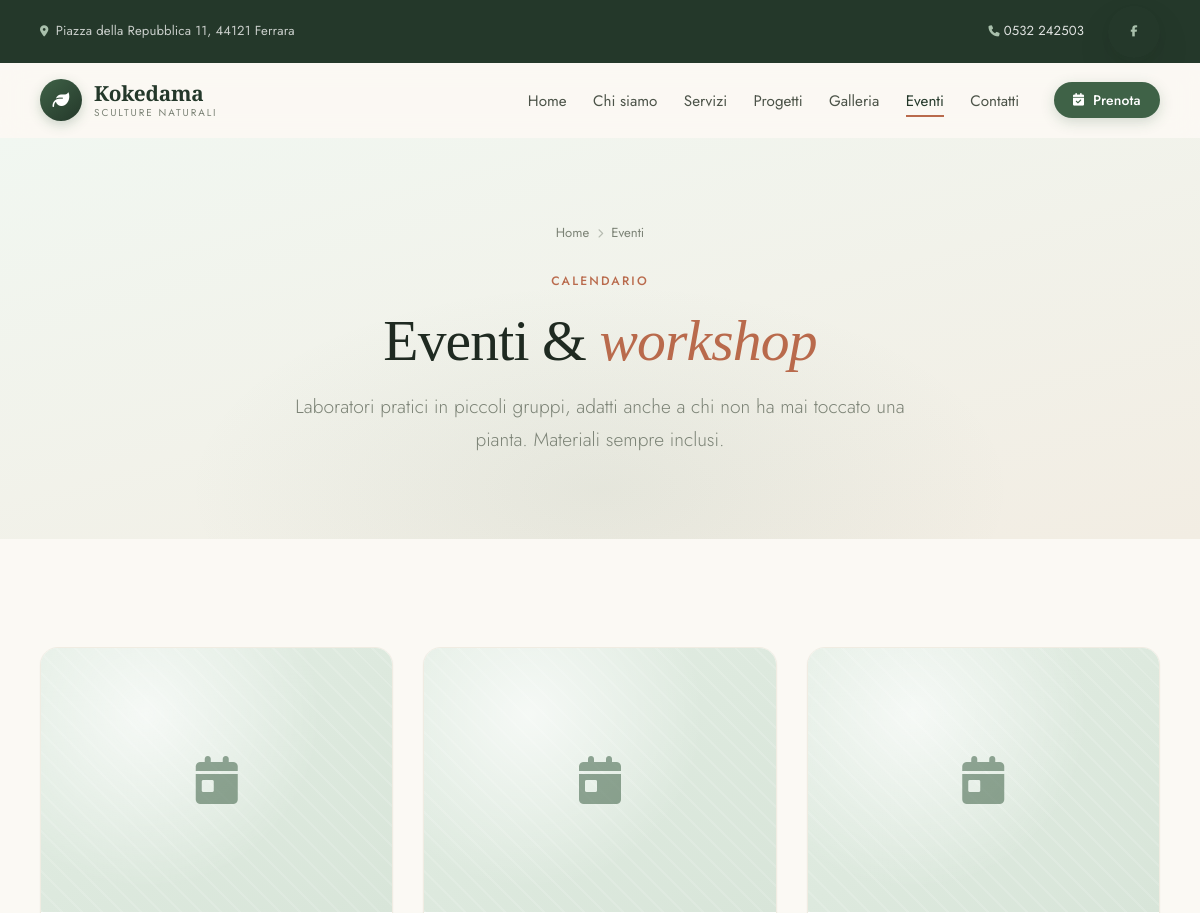
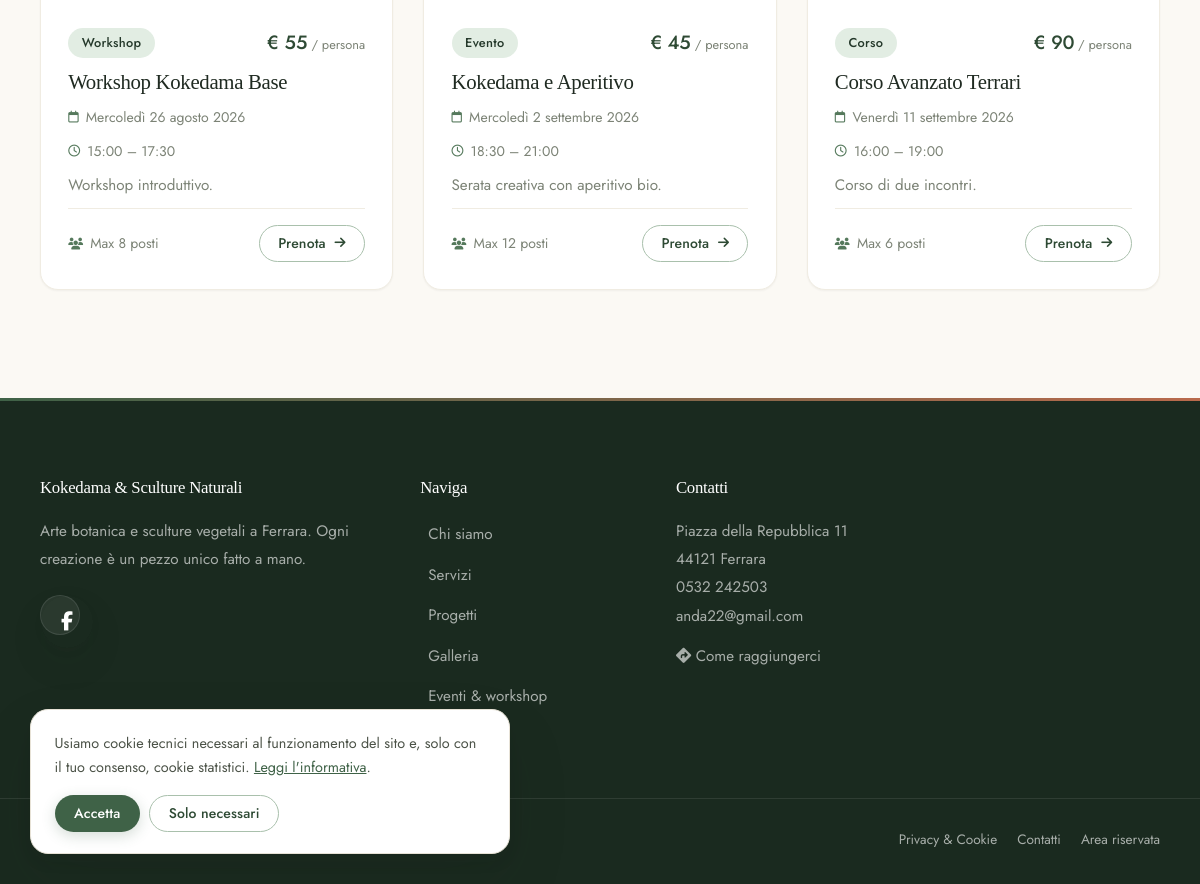
The app's page /events with its own data (2 pictures, top to bottom).
### tables this page shows
CREATE TABLE events (
    id INTEGER PRIMARY KEY AUTOINCREMENT,
    title TEXT NOT NULL,
    slug TEXT UNIQUE NOT NULL,
    description TEXT,
    event_type TEXT DEFAULT 'workshop',
    event_date TEXT,
    event_time TEXT,
    end_time TEXT,
    location TEXT,
    max_participants INTEGER DEFAULT 10,
    price REAL,
    image TEXT,
    published INTEGER DEFAULT 1,
    featured INTEGER DEFAULT 0,
    ordering INTEGER DEFAULT 0,
    created_at TEXT DEFAULT CURRENT_TIMESTAMP
);

### pages/events.php (the view, shortened to what this page needs)
<?php
$db = getDB();
$items = $db->query("SELECT * FROM events WHERE published = 1 AND event_date >= date('now') ORDER BY event_date, event_time")->fetchAll();
require __DIR__ . '/../templates/header.php';
?>
<section class="page-hero">
  <div class="container">
    <nav class="breadcrumb" aria-label="Percorso">
      <a href="<?php echo APP_URL; ?>/">Home</a><i class="fas fa-chevron-right"></i><span>Eventi</span>
    </nav>
    <span class="eyebrow eyebrow--center">Calendario</span>
    <h1 class="display-2">Eventi &amp; <span class="accent">workshop</span></h1>
    <p class="lead">Laboratori pratici in piccoli gruppi, adatti anche a chi non ha mai toccato una pianta. Materiali sempre inclusi.</p>
  </div>
</section>
<section class="section">
  <div class="container">
    <?php if ($items): ?>
    <div class="row">
      <?php foreach ($items as $i => $item): $soon = relativeDay($item['event_date']); ?>
      <article class="card" data-reveal style="--reveal-delay:<?php echo ($i % 3) * 0.1; ?>s">
        <div class="card-media">
          <?php renderMedia($item['image'], $item['title'], 'fas fa-calendar-day'); ?>
        </div>
        <div class="card-body">
          <div class="d-flex justify-content-between align-items-center gap-2">
            <span class="badge badge-light"><?php echo e(ucfirst($item['event_type'])); ?></span>
            <span class="price"><?php echo formatPrice($item['price']); ?><?php echo $item['price'] ? '<small> / persona</small>' : ''; ?></span>
          </div>
          <h2 class="card-title"><a href="<?php echo APP_URL; ?>/event/<?php echo e($item['slug']); ?>"><?php echo e($item['title']); ?></a></h2>
          <p class="meta-line"><i class="far fa-calendar"></i> <?php echo e(formatDate($item['event_date'], true)); ?></p>
          <p class="meta-line"><i class="far fa-clock"></i> <?php echo e(formatTime($item['event_time'])); ?><?php echo $item['end_time'] ? ' – ' . e(formatTime($item['end_time'])) : ''; ?></p>
          <p class="card-text"><?php echo e(truncate($item['description'], 110)); ?></p>
          <div class="card-meta">
            <span class="meta-line"><i class="fas fa-users"></i> Max <?php echo (int)$item['max_participants']; ?> posti</span>
            <span class="btn btn-outline-kokedama btn-sm btn-arrow">Prenota <i class="fas fa-arrow-right"></i></span>
          </div>
        </div>
      </article>
      <?php endforeach; ?>
    </div>
    <?php endif; ?>
  </div>
</section>
<?php require __DIR__ . '/../templates/footer.php'; ?>

### includes/functions.php (shortened to what this page needs)
<?php
function e($str) {
    return htmlspecialchars((string)($str ?? ''), ENT_QUOTES, 'UTF-8');
}
function truncate($text, $length = 120) {
    $text = trim(preg_replace('/\s+/u', ' ', strip_tags((string)$text)));
    if (mb_strlen($text, 'UTF-8') <= $length) return $text;
    return rtrim(mb_substr($text, 0, $length, 'UTF-8'), " ,.;:-") . '…';
}
function formatPrice($price) {
    $p = (float)$price;
    $decimals = (fmod($p, 1) == 0.0) ? 0 : 2;
    return '€ ' . number_format($p, $decimals, ',', '.');
}
function formatDate($date, $long = false) {
    $ts = strtotime($date);
    $giorni = ['Domenica','Lunedì','Martedì','Mercoledì','Giovedì','Venerdì','Sabato'];
    $mesi = ['','gennaio','febbraio','marzo','aprile','maggio','giugno',
             'luglio','agosto','settembre','ottobre','novembre','dicembre'];
    return $giorni[(int)date('w', $ts)] . ' ' . (int)date('j', $ts) . ' '
         . $mesi[(int)date('n', $ts)] . ' ' . date('Y', $ts);
}
function formatTime($time) {
    return substr($time, 0, 5);
}
function renderMedia($image, $alt = '', $icon = 'fas fa-spa', $lazy = true) {
    printf(
        '<span class="media-placeholder" role="img" aria-label="%s"><i class="%s" aria-hidden="true"></i></span>',
        e($alt !== '' ? $alt : 'Immagine non ancora disponibile'),
        e($icon)
    );
}

### records on screen
events: event_type "Workshop", price "€ 55", shows "/ persona", title "Workshop Kokedama Base", event_date "Mercoledì 26 agosto 2026", event_time "15:00", end_time "17:30", description "Workshop introduttivo.", max_participants "8"
events: event_type "Evento", price "€ 45", shows "/ persona", title "Kokedama e Aperitivo", event_date "Mercoledì 2 settembre 2026", event_time "18:30", end_time "21:00", description "Serata creativa con aperitivo bio.", max_participants "12"
events: event_type "Corso", price "€ 90", shows "/ persona", title "Corso Avanzato Terrari", event_date "Venerdì 11 settembre 2026", event_time "16:00", end_time "19:00", description "Corso di due incontri.", max_participants "6"

### other values on screen
fullAddress() "Piazza della Repubblica 11, 44121 Ferrara"
getSetting('business_phone') "0532 242503"
$item['label'] "Home"
$item['label'] "Chi siamo"
$item['label'] "Servizi"
$item['label'] "Progetti"
$item['label'] "Galleria"
$item['label'] "Eventi"
$item['label'] "Contatti"
getSetting('business_name', 'Kokedama & Sculture Naturali') "Kokedama & Sculture Naturali"
getSetting('business_address', 'Piazza della Repubblica 11') "Piazza della Repubblica 11"
getSetting('business_zip', '44121') "44121"
getSetting('business_city', 'Ferrara') "Ferrara"
getSetting('business_email') "anda22@gmail.com"
